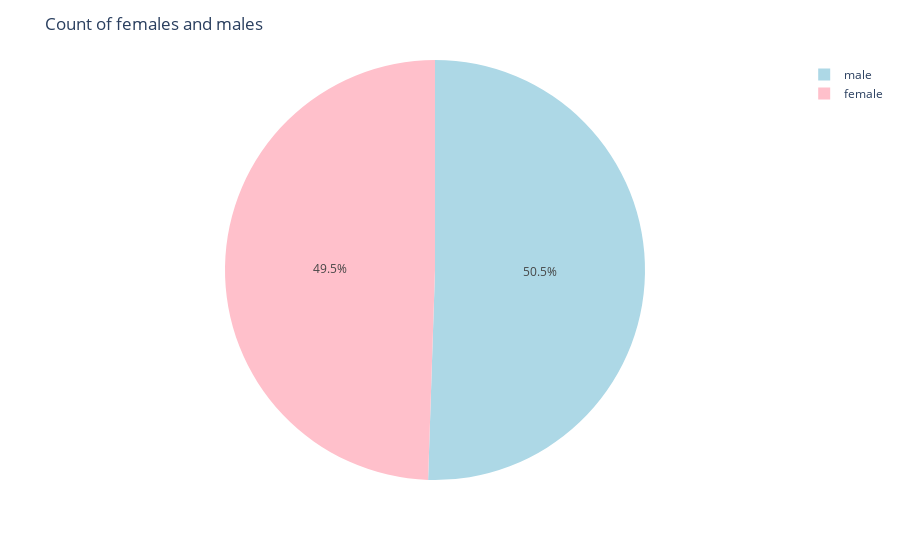

The code cell stored with this chart in its notebook:
### Code cell
fig = px.pie(df_sex, values='count', names='sex', color='sex',
             color_discrete_map={'male':'lightblue','female':'pink'})
fig.update_layout(title_text='Count of females and males')
fig.show()

### Figure 1 — Plotly figure (JSON) as saved in the notebook; plotly's stock layout.template omitted (floating-point values rounded to 4 significant figures)
{"data": [{"customdata": [["male"], ["female"]], "domain": {"x": [0, 1], "y": [0, 1]}, "hovertemplate": "sex=%{customdata[0]}<br>count=%{value}<extra></extra>", "labels": ["male", "female"], "legendgroup": "", "marker": {"colors": ["lightblue", "pink"]}, "name": "", "showlegend": true, "type": "pie", "values": [676, 662]}], "layout": {"legend": {"tracegroupgap": 0}, "margin": {"t": 60}, "title": {"text": "Count of females and males"}}}
